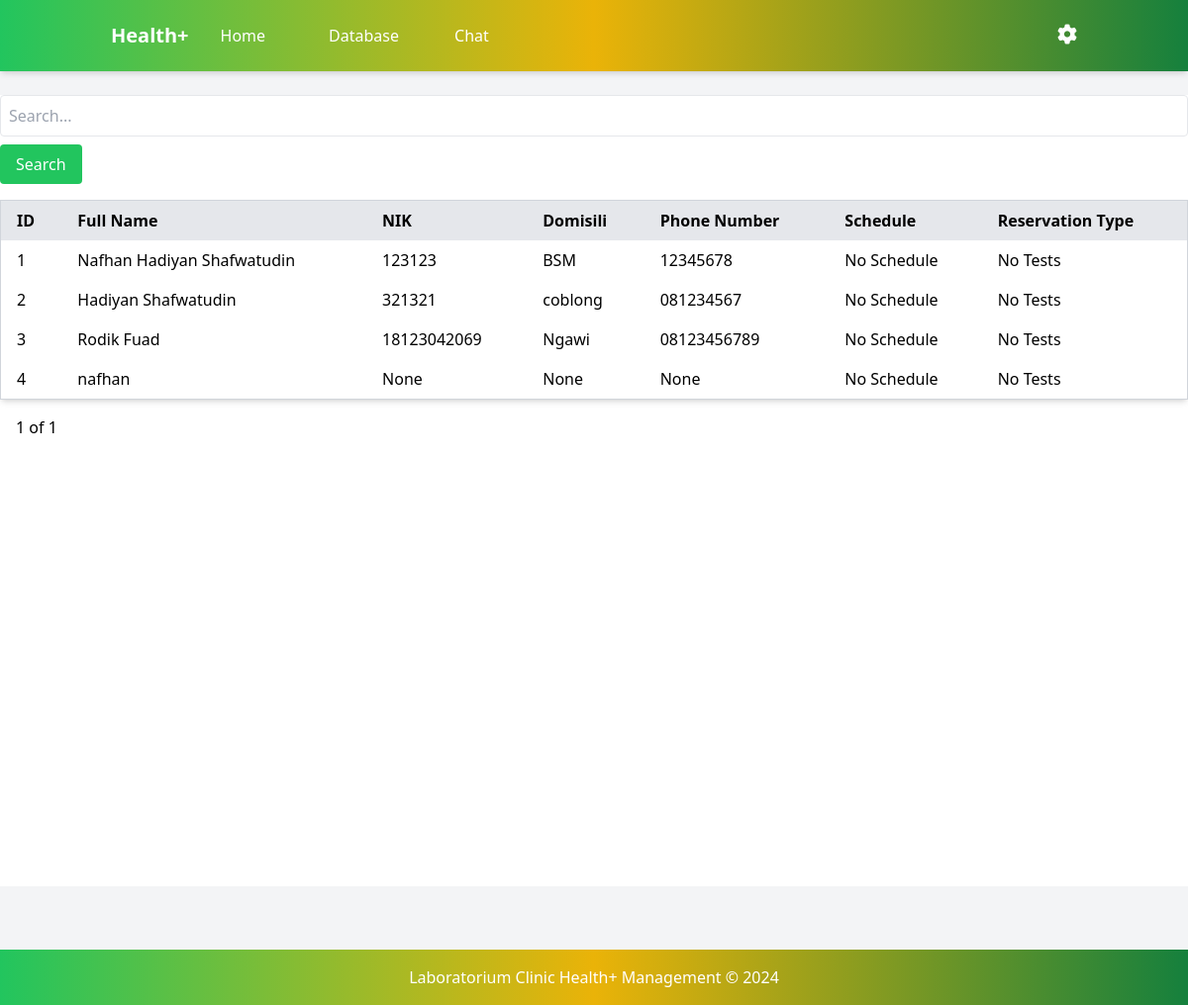
The page /database on the database as committed earlier.
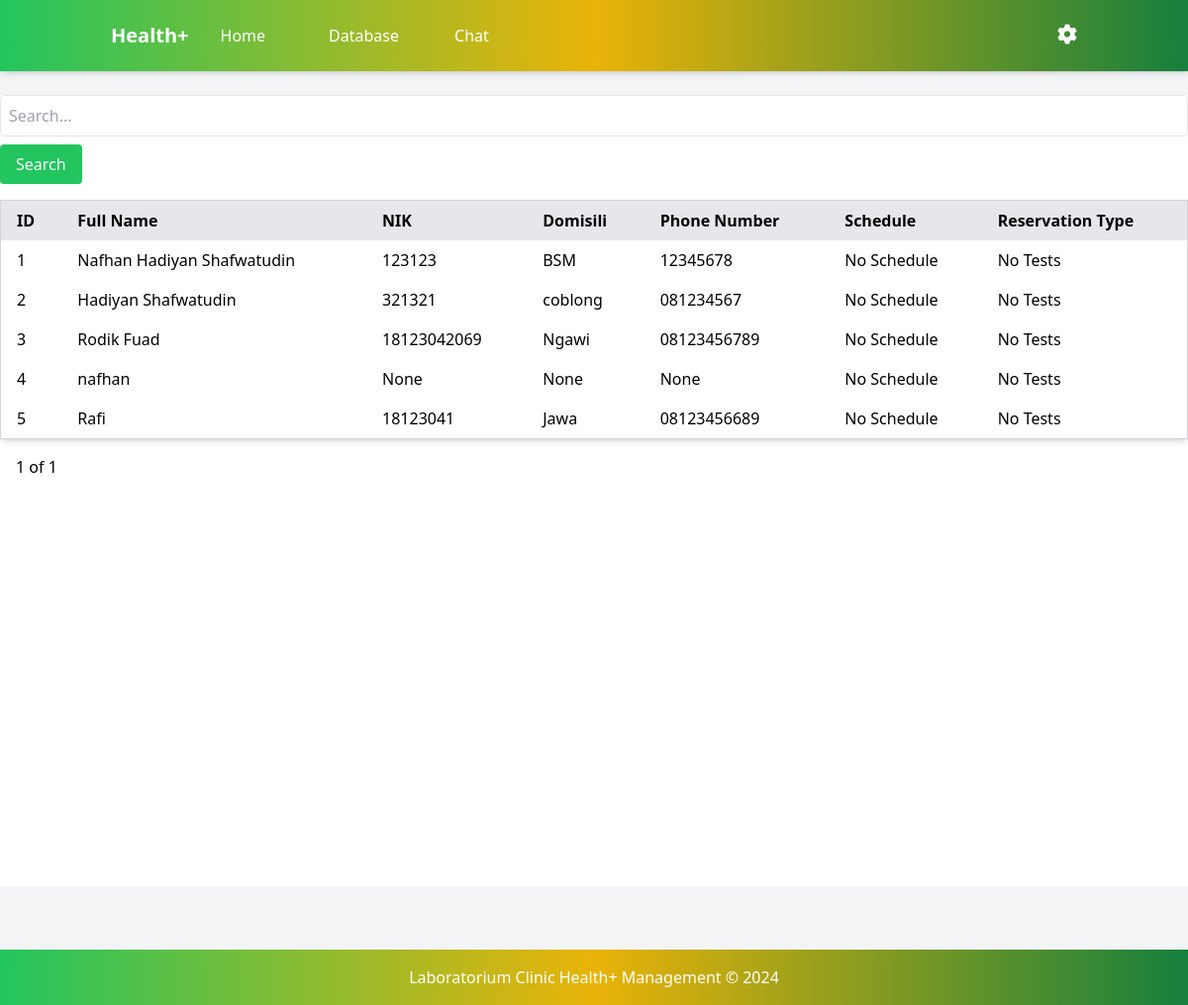
The same page on the database as committed later.
### app/models.py (models this page shows, shortened)
class PersonalData(db.Model):
    id = db.Column(db.Integer, primary_key=True)
    user_id = db.Column(db.Integer, db.ForeignKey('user.id'), unique=True, nullable=False)
    full_name = db.Column(db.String(100), nullable=False)
    nik = db.Column(db.String(20), nullable=False)
    domicile = db.Column(db.String(100), nullable=False)
    phone = db.Column(db.String(15), nullable=False)
    created_at = db.Column(db.DateTime, default=datetime.utcnow)
    user = db.relationship('User', backref=db.backref('personal_data', uselist=False), lazy=True)
    reservations = db.relationship('Reservation', back_populates='patient', lazy=True)

### app/routes.py (the view, shortened to what this page needs)
@routes.route('/database', methods=['GET', 'POST'])
def database():
    search_query = request.args.get('search', '').strip()
    page = request.args.get('page', 1, type=int)  # Untuk navigasi halaman
    query = db.session.query(PersonalData).outerjoin(Reservation, Reservation.patient_id == PersonalData.id)
    patients = query.paginate(page=page, per_page=15, error_out=False)
    print(f"Total Pasien: {patients.total}")
    print(f"Jumlah Halaman: {patients.pages}")
    return render_template('database.html', patients=patients, search_query=search_query)

### templates/database.html (shortened to what this page needs)
{% extends "base_admin.html" %}
{% block content %}
<div class="min-h-screen bg-white bg-cover bg-center">
    <header class="bg-gradient-to-r from-green-500 via-yellow-500 to-green-700 text-white  shadow-md py-4 fixed w-full top-0 z-10">
        <div class="container mx-auto flex justify-between items-center px-6 space-x-8">
            <div class="flex items-center space-x-8">
                <a href="{{ url_for('routes.home_admin') }}" class="font-bold text-xl whitespace-nowrap">Health+</a>
                <nav class="flex space-x-6 items-center">
                    <a href="{{ url_for('routes.home_admin') }}" class="hover:underline">Home</a>
                        <a href="{{ url_for('routes.database') }}" class="block px-4 py-2 hover:bg-blue-100 hover:underline">Database</a>
                    <a href="{{ url_for('routes.chat_admin') }}" class="block px-4 py-2 hover:bg-blue-100 hover:underline">Chat</a>
                </nav>
            </div>
            <div class="relative">
                <button id="settingsButton" class="focus:outline-none">
                  <i id="settingsIcon" class="fa fa-cog text-xl cursor-pointer"></i>
                </button>
              </div>
        </div>
    </header>
    <form method="GET" action="{{ url_for('routes.database') }}" class="mb-4">
        <input type="text" name="search" value="{{ search_query }}" placeholder="Search..." class="border p-2 rounded w-full" />
        <button type="submit" class="bg-green-500 text-white px-4 py-2 rounded mt-2">Search</button>
    </form>
    <table class="min-w-full bg-white border border-gray-300 rounded shadow-md">
        <thead>
            <tr class="bg-gray-200">
                <th class="px-4 py-2 text-left">ID</th>
                <th class="px-4 py-2 text-left">Full Name</th>
                <th class="px-4 py-2 text-left">NIK</th>
                <th class="px-4 py-2 text-left">Domisili</th>
                <th class="px-4 py-2 text-left">Phone Number</th>
                <th class="px-4 py-2 text-left">Schedule</th>
                <th class="px-4 py-2 text-left">Reservation Type</th>
            </tr>
        </thead>
        <tbody>
            {% for patient in patients.items %}
                <tr>
                    <td class="px-4 py-2">{{ patient.id }}</td>
                    <td class="px-4 py-2">{{ patient.full_name }}</td>
                    <td class="px-4 py-2">{{ patient.nik }}</td>
                    <td class="px-4 py-2">{{ patient.domicile }}</td>
                    <td class="px-4 py-2">{{ patient.phone }}</td>
                    <td class="px-4 py-2">
                        {% if patient.reservations %}
                            {{ patient.reservations[0].reservation_date }} at {{ patient.reservations[0].reservation_time }}
                        {% else %}
                            No Schedule
                        {% endif %}
                    </td>
                    <td class="px-4 py-2">
                        {% if patient.reservations %}
                            {{ patient.reservations[0].tests }}
                        {% else %}
                            No Tests
                        {% endif %}
                    </td>
                </tr>
            {% else %}
                <tr>
                    <td colspan="7" class="text-center px-4 py-2">No data available</td>
                </tr>
            {% endfor %}
        </tbody>
    </table>
    <div class="mt-4">
        <span class="px-4 py-2">{{ patients.page }} of {{ patients.pages }}</span>
    </div>
</div>
{% endblock %}

### templates/base_admin.html (shortened to what this page needs)
<!DOCTYPE html>
<html lang="en">
<head>
    <link rel="stylesheet" href="{{ url_for('static', filename='css/output.css') }}">
    <link rel="stylesheet" href="https://cdnjs.cloudflare.com/ajax/libs/font-awesome/6.0.0-beta3/css/all.min.css">
</head>
<body class="bg-gray-100">
    <header>
        <nav class=" bg-gradient-to-r from-green-500 via-yellow-500 to-green-700 text-white p-4 text-white">
            <div class="container mx-auto">
                <h1 class="text-2xl">Lab Clinic Health+ Management</h1>
            </div>
        </nav>
    </header>
    <main class="py-8">
        {% block content %}
        {% endblock %}
    </main>
    <footer class="text-white text-center p-4 mt-8  bg-gradient-to-r from-green-500 via-yellow-500 to-green-700">
        <p>Laboratorium Clinic Health+ Management © 2024</p>
    </footer>
</body>
</html>

Rows that differ between the two databases and show on the page:
added PersonalData: id "5", full_name "Rafi", nik "18123041", domicile "Jawa", phone "08123456689"
